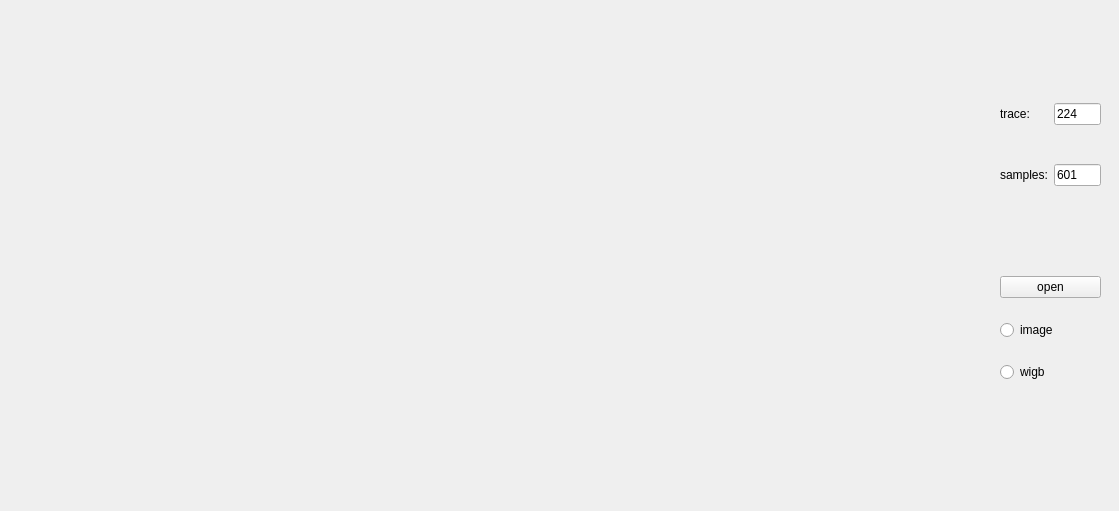
<?xml version="1.0" encoding="UTF-8"?>
<ui version="4.0">
 <class>Widget</class>
 <widget class="QWidget" name="Widget">
  <property name="geometry">
   <rect>
    <x>0</x>
    <y>0</y>
    <width>1119</width>
    <height>511</height>
   </rect>
  </property>
  <property name="windowTitle">
   <string>Widget</string>
  </property>
  <widget class="QCustomPlot" name="customplot" native="true">
   <property name="geometry">
    <rect>
     <x>60</x>
     <y>20</y>
     <width>911</width>
     <height>461</height>
    </rect>
   </property>
  </widget>
  <widget class="QWidget" name="gridLayoutWidget">
   <property name="geometry">
    <rect>
     <x>1000</x>
     <y>70</y>
     <width>101</width>
     <height>151</height>
    </rect>
   </property>
   <layout class="QGridLayout" name="gridLayout">
    <item row="1" column="0">
     <widget class="QLabel" name="label_y">
      <property name="text">
       <string>samples:</string>
      </property>
     </widget>
    </item>
    <item row="0" column="1">
     <widget class="QLineEdit" name="text_row">
      <property name="text">
       <string>224</string>
      </property>
     </widget>
    </item>
    <item row="1" column="1">
     <widget class="QLineEdit" name="text_column">
      <property name="text">
       <string>601</string>
      </property>
     </widget>
    </item>
    <item row="0" column="0">
     <widget class="QLabel" name="label_x">
      <property name="text">
       <string>trace:</string>
      </property>
     </widget>
    </item>
   </layout>
  </widget>
  <widget class="QWidget" name="gridLayoutWidget_2">
   <property name="geometry">
    <rect>
     <x>1000</x>
     <y>260</y>
     <width>101</width>
     <height>141</height>
    </rect>
   </property>
   <layout class="QGridLayout" name="gridLayout_2">
    <item row="2" column="0">
     <widget class="QRadioButton" name="radioButton_wigb">
      <property name="text">
       <string>wigb</string>
      </property>
     </widget>
    </item>
    <item row="1" column="0">
     <widget class="QRadioButton" name="radioButton_image">
      <property name="text">
       <string>image</string>
      </property>
     </widget>
    </item>
    <item row="0" column="0">
     <widget class="QPushButton" name="button_open">
      <property name="text">
       <string>open</string>
      </property>
     </widget>
    </item>
   </layout>
  </widget>
 </widget>
 <customwidgets>
  <customwidget>
   <class>QCustomPlot</class>
   <extends>QWidget</extends>
   <header location="global">qcustomplot.h</header>
   <container>1</container>
  </customwidget>
 </customwidgets>
 <resources/>
 <connections/>
</ui>
